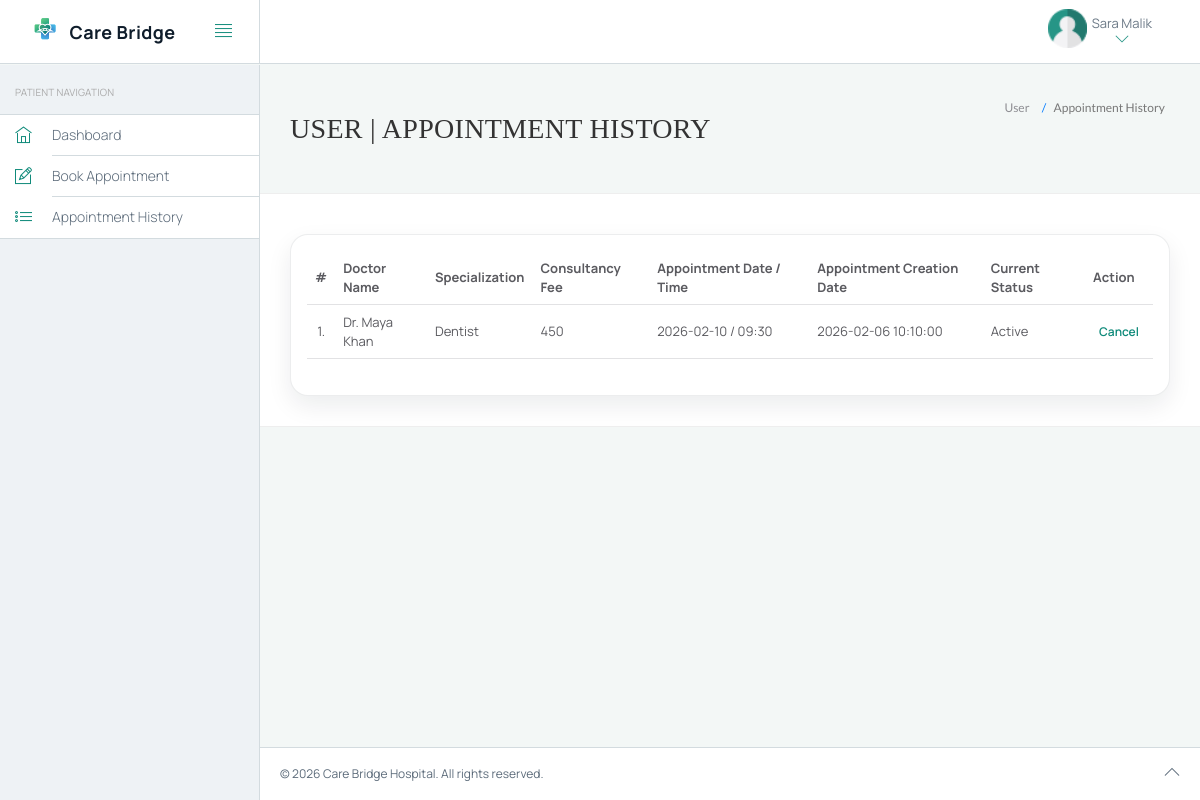
Screenshot of /hms/appointment-history.php (signed in) with the database file from the repository.
### tables this page shows
CREATE TABLE IF NOT EXISTS `users` (
  `id` int(11) NOT NULL,
  `fullName` varchar(255) NOT NULL,
  `address` longtext NOT NULL,
  `city` varchar(255) NOT NULL,
  `gender` varchar(255) NOT NULL,
  `email` varchar(255) NOT NULL,
  `password` varchar(255) NOT NULL,
  `regDate` timestamp NOT NULL DEFAULT CURRENT_TIMESTAMP,
  `updationDate` varchar(255) NOT NULL
);

CREATE TABLE IF NOT EXISTS `appointment` (
  `id` int(11) NOT NULL,
  `doctorSpecialization` varchar(255) NOT NULL,
  `doctorId` int(11) NOT NULL,
  `userId` int(11) NOT NULL,
  `consultancyFees` int(11) NOT NULL,
  `appointmentDate` varchar(255) NOT NULL,
  `appointmentTime` varchar(255) NOT NULL,
  `postingDate` timestamp NOT NULL DEFAULT CURRENT_TIMESTAMP,
  `userStatus` int(11) NOT NULL,
  `doctorStatus` int(11) NOT NULL,
  `updationDate` varchar(255) NOT NULL
);

CREATE TABLE IF NOT EXISTS `doctors` (
  `id` int(11) NOT NULL,
  `specilization` varchar(255) NOT NULL,
  `doctorName` varchar(255) NOT NULL,
  `address` longtext NOT NULL,
  `docFees` varchar(255) NOT NULL,
  `contactno` bigint(11) NOT NULL,
  `docEmail` varchar(255) NOT NULL,
  `password` varchar(255) NOT NULL,
  `creationDate` timestamp NOT NULL DEFAULT CURRENT_TIMESTAMP,
  `updationDate` varchar(255) NOT NULL
);

### hms/appointment-history.php (the view, shortened to what this page needs)
<?php
include('include/config.php');
?>
<!DOCTYPE html>
<html lang="en">
<head>
	<link rel="stylesheet" href="vendor/bootstrap/css/bootstrap.min.css">
	<link rel="stylesheet" href="vendor/fontawesome/css/font-awesome.min.css">
	<link rel="stylesheet" href="vendor/themify-icons/themify-icons.min.css">
	<link href="vendor/animate.css/animate.min.css" rel="stylesheet" media="screen">
	<link href="vendor/perfect-scrollbar/perfect-scrollbar.min.css" rel="stylesheet" media="screen">
	<link href="vendor/switchery/switchery.min.css" rel="stylesheet" media="screen">
	<link href="vendor/bootstrap-touchspin/jquery.bootstrap-touchspin.min.css" rel="stylesheet" media="screen">
	<link href="vendor/select2/select2.min.css" rel="stylesheet" media="screen">
	<link href="vendor/bootstrap-datepicker/bootstrap-datepicker3.standalone.min.css" rel="stylesheet" media="screen">
	<link href="vendor/bootstrap-timepicker/bootstrap-timepicker.min.css" rel="stylesheet" media="screen">
	<link rel="stylesheet" href="assets/css/styles.css">
	<link rel="stylesheet" href="assets/css/plugins.css">
	<link rel="stylesheet" href="assets/css/themes/theme-1.css" id="skin_color" />
</head>
<body>
	<div id="app">
		<?php include('include/sidebar.php'); ?>
		<div class="app-content">
			<?php include('include/header.php'); ?>
			<div class="main-content">
				<div class="wrap-content container" id="container">
					<section id="page-title">
						<div class="row">
							<div class="col-sm-8">
								<h1 class="mainTitle">User | Appointment History</h1>
							</div>
							<ol class="breadcrumb">
								<li>
									<span>User </span>
								</li>
								<li class="active">
									<span>Appointment History</span>
								</li>
							</ol>
						</div>
					</section>
					<div class="container-fluid container-fullw bg-white">
						<div class="row">
							<div class="col-md-12">
								<div class="care-table-wrap table-responsive">
									<table class="table table-hover care-table" id="sample-table-1">
										<thead>
											<tr>
												<th class="center">#</th>
												<th class="hidden-xs">Doctor Name</th>
												<th>Specialization</th>
												<th>Consultancy Fee</th>
												<th>Appointment Date / Time </th>
												<th>Appointment Creation Date </th>
												<th>Current Status</th>
												<th>Action</th>
											</tr>
										</thead>
										<tbody>
											<?php
											$sql = mysqli_query($bd, "select doctors.doctorName as docname,appointment.*  from appointment join doctors on doctors.id=appointment.doctorId where appointment.userId='" . $_SESSION['id'] . "'");
											$cnt = 1;
											while ($row = mysqli_fetch_array($sql)) {
											?>
												<tr>
													<td class="center"><?php echo $cnt; ?>.</td>
													<td class="hidden-xs"><?php echo $row['docname']; ?></td>
													<td><?php echo $row['doctorSpecialization']; ?></td>
													<td><?php echo $row['consultancyFees']; ?></td>
													<td><?php echo $row['appointmentDate']; ?> / <?php echo
																									$row['appointmentTime']; ?>
													</td>
													<td><?php echo $row['postingDate']; ?></td>
													<td>
														<?php if (($row['userStatus'] == 1) && ($row['doctorStatus'] == 1)) {
															echo "Active";
														}
														?></td>
													<td>
														<div class="visible-md visible-lg hidden-sm hidden-xs">
															<?php if (($row['userStatus'] == 1) && ($row['doctorStatus'] == 1)) { ?>
																<a href="appointment-history.php?id=<?php echo $row['id'] ?>&cancel=update" onClick="return confirm('Are you sure you want to cancel this appointment ?')" class="btn btn-transparent btn-xs tooltips care-action" title="Cancel Appointment" tooltip-placement="top" tooltip="Remove">Cancel</a>
															<?php } else {
																echo "Canceled";
															} ?>
														</div>
													</td>
												</tr>
											<?php
												$cnt = $cnt + 1;
											} ?>
										</tbody>
									</table>
								</div>
							</div>
						</div>
					</div>
				</div>
			</div>
		</div>
		<?php include('include/footer.php'); ?>
	</div>
</body>
</html>

### hms/include/header.php (shortened to what this page needs)
<header class="navbar navbar-default navbar-static-top care-topbar">
					<div class="navbar-header">
						<a class="navbar-brand" href="dashboard.php">
							<img src="./assets/images/logo.png" alt="Care Bridge logo">
							<div>
								<span class="brand-text">Care Bridge</span>
							</div>
						</a>
						<a href="#" class="sidebar-toggler pull-right visible-md visible-lg" data-toggle-class="app-sidebar-closed" data-toggle-target="#app">
							<i class="ti-align-justify"></i>
						</a>
					</div>
					<div class="navbar-collapse collapse">
						<ul class="nav navbar-right">
							<li class="dropdown current-user">
								<a href class="dropdown-toggle" data-toggle="dropdown">
									<img src="./assets/images/user.png" alt="User"> <span class="username">
									<?php $query=mysqli_query($bd, "select fullName from users where id='".$_SESSION['id']."'");
while($row=mysqli_fetch_array($query))
{
	echo $row['fullName'];
}
									?> <i class="ti-angle-down"></i></i></span>
								</a>
							</li>
						</ul>
					</div>
				</header>

### hms/assets/css/themes/theme-1.css (style rules this page uses)
body { background: #f3f7f6; }
header .navbar-header { background: #ffffff !important; border-right-color: #d3dbdf !important; border-bottom-color: #d3dbdf !important; }
header .navbar-header .sidebar-toggler, header .navbar-header .sidebar-mobile-toggler { color: #0f8a7a !important; }
header .navbar-header .navbar-brand { color: #5c6b7a !important; }
header .navbar-collapse { background: #ffffff !important; border-bottom-color: #d3dbdf !important; box-shadow: none !important; }
header .navbar-collapse .navbar-right > li > a { color: #5c6b7a; }
header .navbar-collapse .navbar-right > li > a i { color: #0f8a7a !important; }
.care-topbar .navbar-header { display: flex; align-items: center; gap: 12px; min-height: 64px; justify-content: space-between; overflow: hidden; }
.care-topbar .navbar-header .sidebar-mobile-toggler, .care-topbar .navbar-header .sidebar-toggler, .care-topbar .navbar-header .menu-toggler { float: none !important; }
.care-topbar .navbar-header .navbar-brand { flex: 1 1 auto; align-items: center; justify-content: center; margin: 0; }
.care-topbar .navbar-header .sidebar-toggler, .care-topbar .navbar-header .menu-toggler { margin-left: 8px; }
.care-topbar .navbar-brand { display: flex; align-items: center; gap: 10px; padding: 14px 18px; white-space: nowrap; }
.care-topbar .navbar-brand img { width: 28px; height: 28px; max-width: 28px; max-height: 28px; object-fit: contain; }
.care-topbar .navbar-brand .brand-text { font-weight: 700; color: #0f1d2b; letter-spacing: .4px; line-height: 1.1; }

### hms/appointment-history.php (style rules this page uses)
:root { --ink: #0f1d2b; --muted: #5c6b7a; --primary: #0f8a7a; --primary-2: #0b6b5f; --surface: #ffffff; --shadow: 0 16px 36px rgba(15, 29, 43, 0.12); --shadow-soft: 0 10px 24px rgba(15, 29, 43, 0.08); --radius-lg: 18px; }
body, #app { font-family: 'Manrope', sans-serif; }
#page-title h1 { font-family: 'Playfair Display', serif; letter-spacing: .3px; }
.care-table-wrap { background: var(--surface); border-radius: var(--radius-lg); border: 1px solid rgba(15, 29, 43, .08); box-shadow: var(--shadow-soft); padding: 16px; }
.care-table thead th { color: var(--muted); font-weight: 700; border-bottom: 1px solid rgba(15, 29, 43, .08); }
.care-action { color: var(--primary); font-weight: 600; }

### rows the page displays
users: fullName "Sara Malik"
appointment: doctorId.doctorName "Dr. Maya Khan", doctorSpecialization "Dentist", consultancyFees "450", appointmentDate "2026-02-10", appointmentTime "09:30", postingDate "2026-02-06 10:10:00", userStatus "Active"
